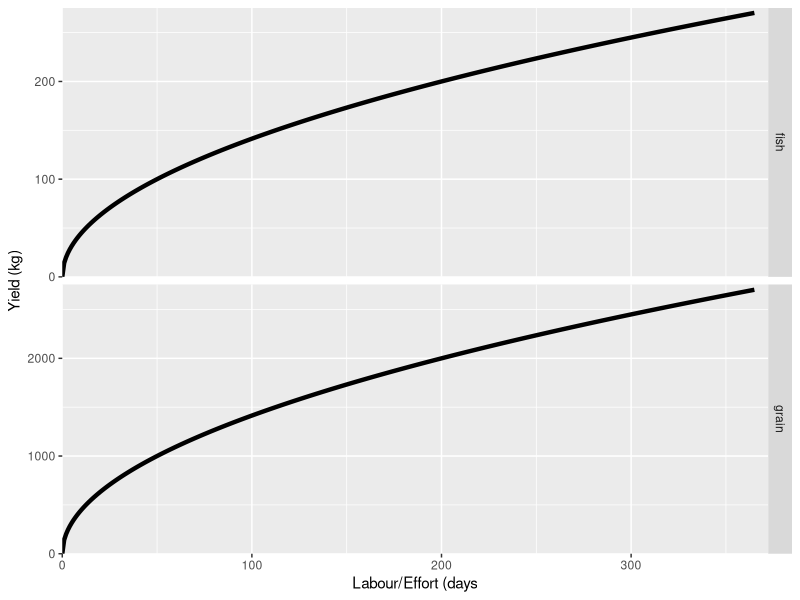
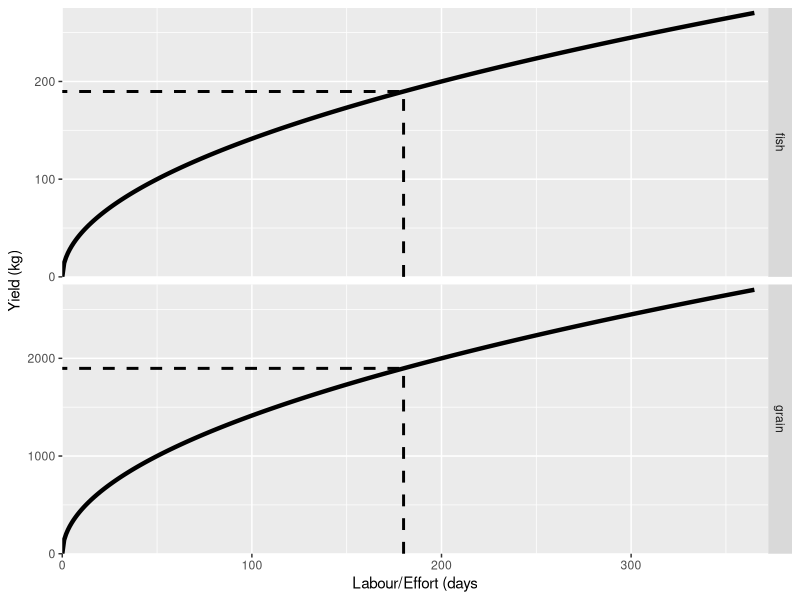
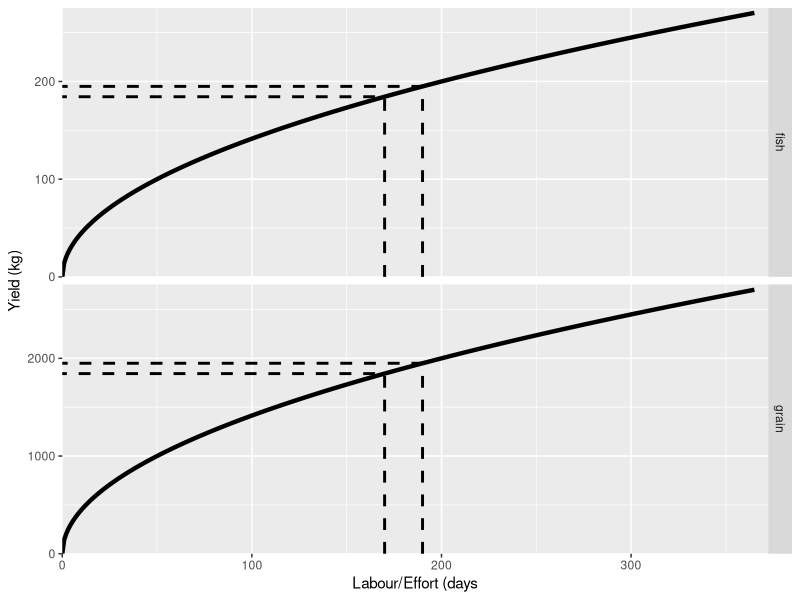
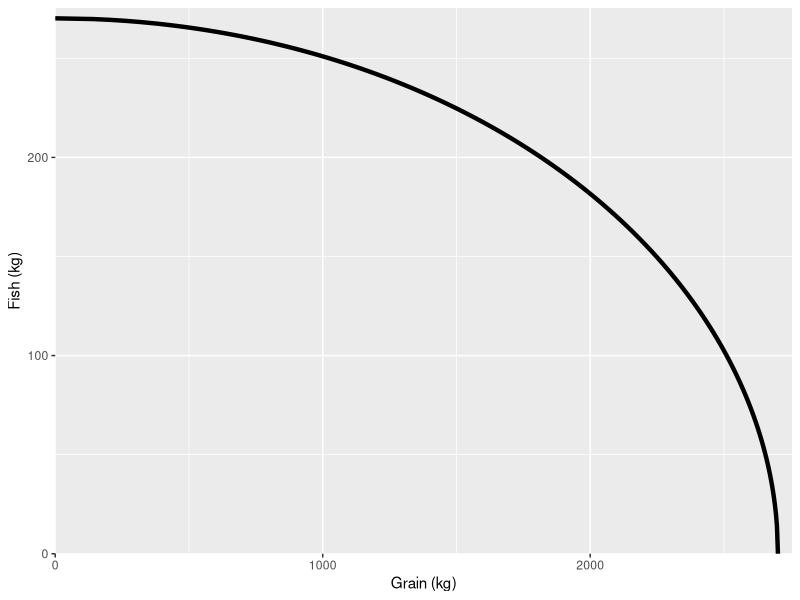
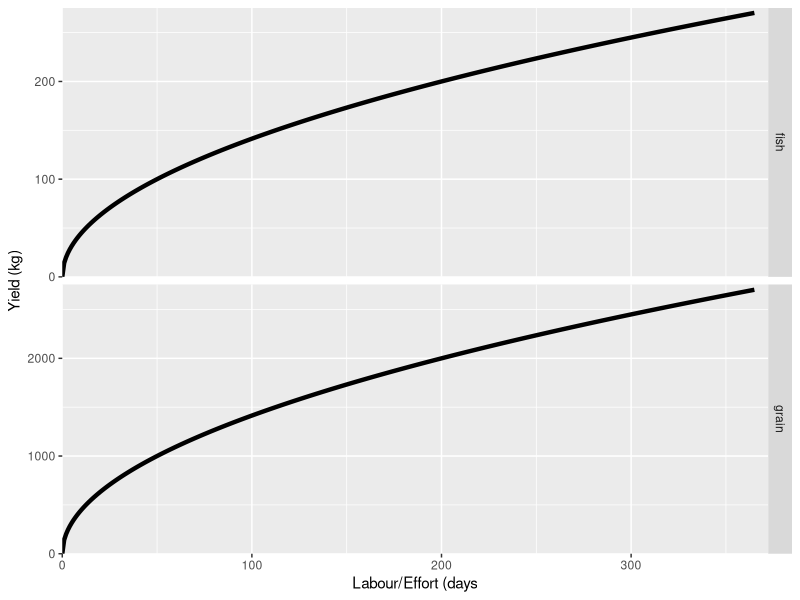
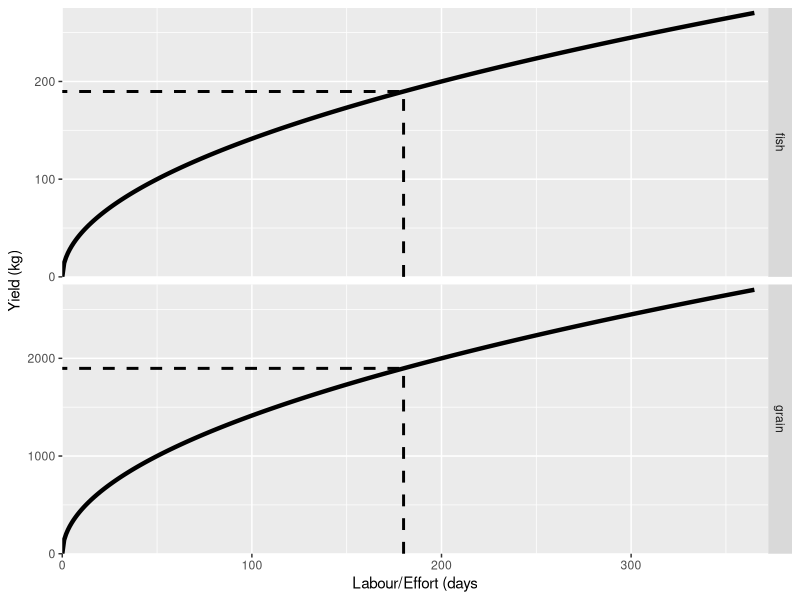
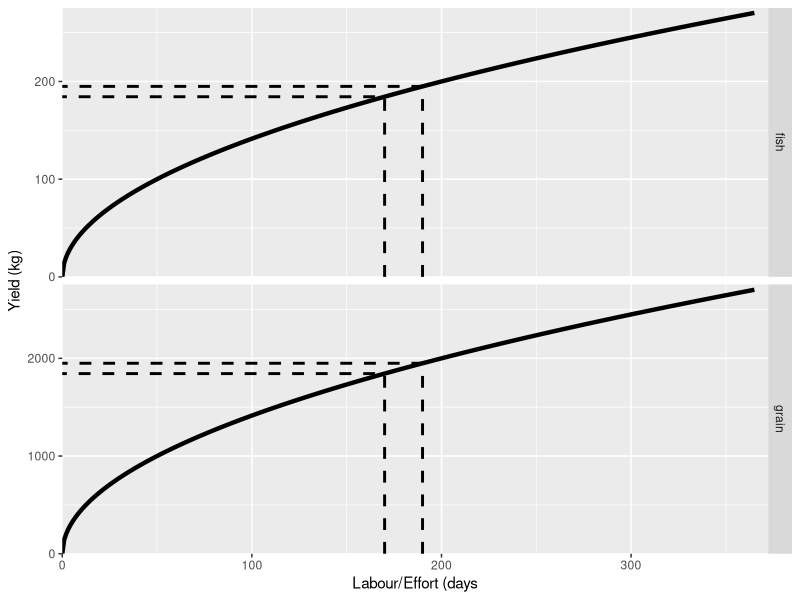
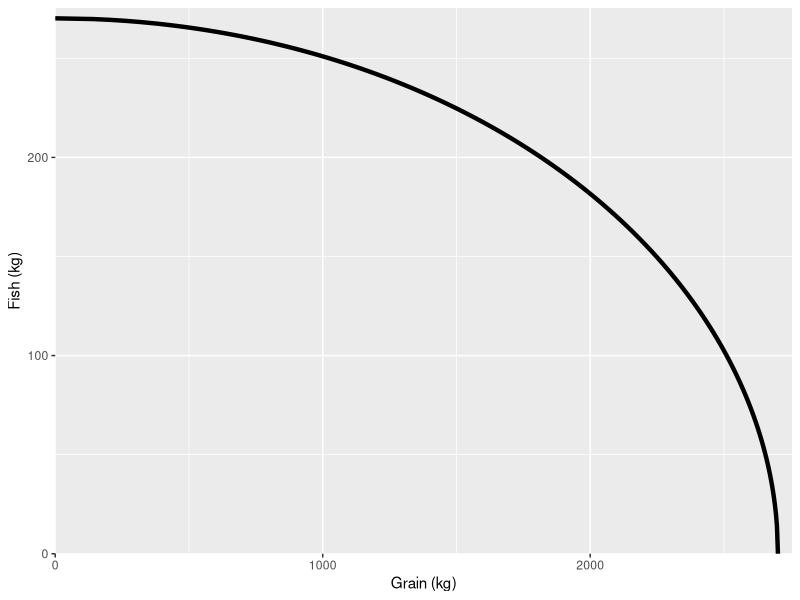

Generate these figures, in order, with R:
#
# Figures for hermit economics slides
#
# Hermit needs 200 - 250 kg of grain per year, and 150 - 180 kg of fish
#
# Grain production, input labour
grain <- function(l,a=1,b=0.5) {
  1000*(l/50)^b*a^(1-b)
}
#
# Fish production
fish <- function(e,b=0.5) {
  10*(e/0.5)^b
}
#
# Time available
tVec <- 0:365
#
# get yeilds
gYield <- grain(tVec)
fYield <- fish(tVec)
#
# Plot them
datPl <- data.frame(t=c(tVec,tVec),Ylab=c(rep("grain",length(tVec)),
                                          rep("fish",length(tVec))),
                    Y=c(gYield,fYield))
library(ggplot2)
pl <- ggplot(datPl,aes(x=t,y=Y)) +
  geom_line(linewidth=1.5) +
  labs(y="Yield (kg)", x="Labour/Effort (days") +
  scale_x_continuous(expand=expansion(mult=c(0,0.02))) +
  scale_y_continuous(expand=expansion(mult=c(0,0.02))) +
  facet_grid(Ylab ~ ., scales="free_y")
print(pl)
ggsave(file="HermitProdFun.png",plot=pl,width=6,height=4)
#
# Add lines to use for total product
tVal <- 180
datPl2 <- data.frame(t=rep(c(tVal,tVal,0)),Ylab=c(rep("grain",3),rep("fish",3)),
                     Y=c(0,rep(grain(tVal),2),0,rep(fish(tVal),2)))
plTP <- pl + geom_path(aes(x=t,y=Y),data=datPl2,linewidth=1,linetype="dashed") +
  facet_grid(Ylab ~ ., scales="free_y")
print(plTP)
ggsave(file="HermitProdFunTP.png",plot=plTP,width=6,height=4)
#
# Add lines to use for marginal product
tVal <- 180
tDel <- 10
datPl3 <- data.frame(t=rep(c(tVal-tDel,tVal-tDel,0)),Ylab=c(rep("grain",3),rep("fish",3)),
                     Y=c(0,rep(grain(tVal-tDel),2),0,rep(fish(tVal-tDel),2)))
datPl4 <- data.frame(t=rep(c(tVal+tDel,tVal+tDel,0)),Ylab=c(rep("grain",3),rep("fish",3)),
                     Y=c(0,rep(grain(tVal+tDel),2),0,rep(fish(tVal+tDel),2)))
plMP <- pl + 
  geom_path(aes(x=t,y=Y),data=datPl3,linewidth=1,linetype="dashed") +
  geom_path(aes(x=t,y=Y),data=datPl4,linewidth=1,linetype="dashed") +
  facet_grid(Ylab ~ ., scales="free_y")
print(plMP)
ggsave(file="HermitProdFunMP.png",plot=plMP,width=6,height=4)
#
# Now put them together in a production possibilities frontier
datPl <- data.frame(grain=gYield,fish=rev(fYield))
pl <- ggplot(datPl,aes(x=grain,y=fish)) +
  geom_line(linewidth=1.5) +
  scale_x_continuous(expand=expansion(mult=c(0,0.02))) +
  scale_y_continuous(expand=expansion(mult=c(0,0.02))) +
  labs(x="Grain (kg)",y="Fish (kg)")
print(pl)
ggsave(file="HermitPPF.png",plot=pl,width=4,height=4)
